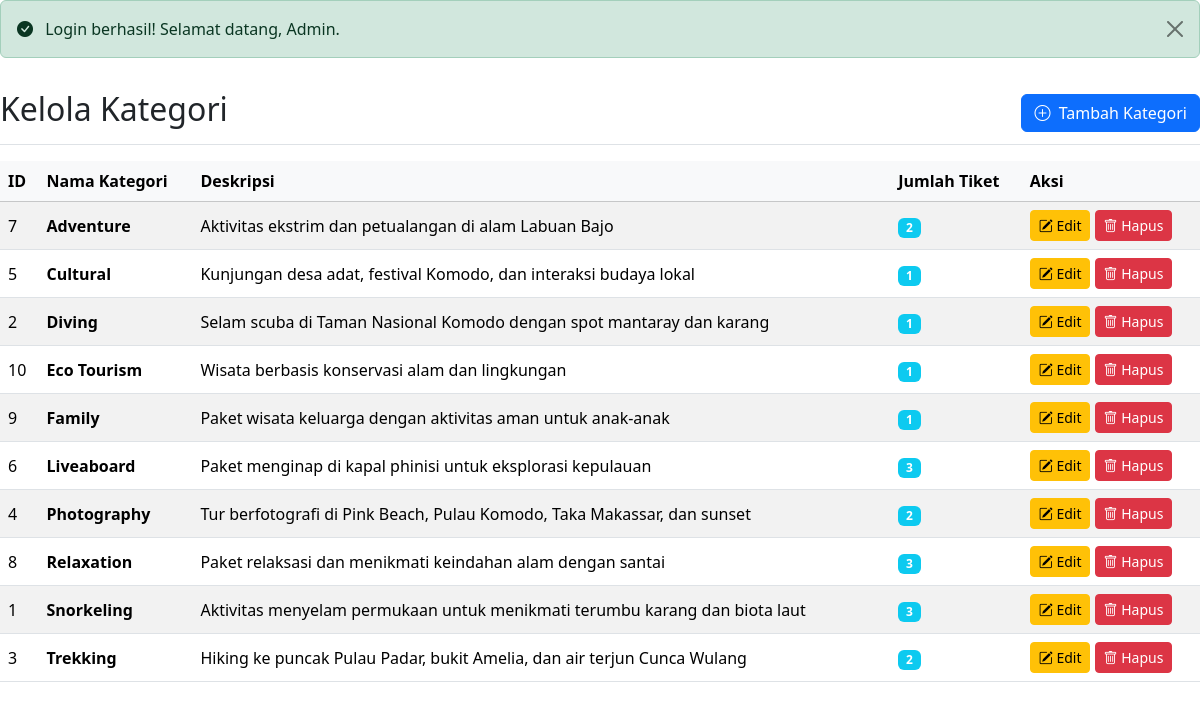
The page /admin/halaman/kelola_kategori.php (signed in) on the database its author committed.
### tables this page shows
CREATE TABLE `kategori` (
  `id` int NOT NULL,
  `nama` varchar(50) NOT NULL,
  `deskripsi` text,
  `created_at` timestamp NULL DEFAULT CURRENT_TIMESTAMP
);

### admin/halaman/kelola_kategori.php (the view, shortened to what this page needs)
<?php
include '../../database/konek.php';
include '../../includes/boot.php';
include '../../includes/alerts.php';
?>
<div class="d-flex justify-content-between flex-wrap flex-md-nowrap align-items-center pt-3 pb-2 mb-3 border-bottom">
    <h1 class="h2">Kelola Kategori</h1>
    <button type="button" class="btn btn-primary" data-bs-toggle="modal" data-bs-target="#kategoriModal">
        <i class="bi bi-plus-circle me-1"></i> Tambah Kategori
    </button>
</div>
<div class="table-responsive">
    <table class="table table-striped table-hover align-middle">
        <thead class="table-light">
            <tr>
                <th>ID</th>
                <th>Nama Kategori</th>
                <th>Deskripsi</th>
                <th>Jumlah Tiket</th>
                <th>Aksi</th>
            </tr>
        </thead>
        <tbody>
            <?php
            $query_kategori = $konek->query("
                SELECT
                    k.*,
                    (SELECT COUNT(*) FROM tiket WHERE kategori_id = k.id) as jumlah_tiket
                FROM kategori k
                ORDER BY k.nama ASC
            ");
            if ($query_kategori->num_rows > 0) {
                while($data = $query_kategori->fetch_assoc()) {
                    echo "<tr>
                        <td>".htmlspecialchars($data['id'])."</td>
                        <td><strong>".htmlspecialchars($data['nama'])."</strong></td>
                        <td>".htmlspecialchars($data['deskripsi'] ?? '-')."</td>
                        <td><span class='badge bg-info'>".htmlspecialchars($data['jumlah_tiket'])."</span></td>
                        <td>
                            <a href='?page=kelola_kategori&action=edit&id=" . htmlspecialchars($data['id']) . "' class='btn btn-sm btn-warning'>
                                <i class='bi bi-pencil-square'></i> Edit
                            </a>
                            <a href='proses/hapus_kategori.php?id=" . htmlspecialchars($data['id']) . "' class='btn btn-sm btn-danger' onclick='return confirm(\"Yakin ingin hapus kategori ini?\")' ". ($data['jumlah_tiket'] > 0 ? 'disabled' : '') . ">
                                <i class='bi bi-trash'></i> Hapus
                            </a>
                        </td>
                    </tr>";
                }
            } else {
                echo "<tr><td colspan='5' class='text-center'>Tidak ada data kategori.</td></tr>";
            }
            ?>
        </tbody>
    </table>
</div>

### rows shown on the page
kategori: id "7", nama "Adventure", deskripsi "Aktivitas ekstrim dan petualangan di alam Labuan Bajo", jumlah_tiket "2"
kategori: id "5", nama "Cultural", deskripsi "Kunjungan desa adat, festival Komodo, dan interaksi budaya lokal", jumlah_tiket "1"
kategori: id "2", nama "Diving", deskripsi "Selam scuba di Taman Nasional Komodo dengan spot mantaray dan karang", jumlah_tiket "1"
kategori: id "10", nama "Eco Tourism", deskripsi "Wisata berbasis konservasi alam dan lingkungan", jumlah_tiket "1"
kategori: id "9", nama "Family", deskripsi "Paket wisata keluarga dengan aktivitas aman untuk anak-anak", jumlah_tiket "1"
kategori: id "6", nama "Liveaboard", deskripsi "Paket menginap di kapal phinisi untuk eksplorasi kepulauan", jumlah_tiket "3"
kategori: id "4", nama "Photography", deskripsi "Tur berfotografi di Pink Beach, Pulau Komodo, Taka Makassar, dan sunset", jumlah_tiket "2"
kategori: id "8", nama "Relaxation", deskripsi "Paket relaksasi dan menikmati keindahan alam dengan santai", jumlah_tiket "3"
kategori: id "1", nama "Snorkeling", deskripsi "Aktivitas menyelam permukaan untuk menikmati terumbu karang dan biota laut", jumlah_tiket "3"
kategori: id "3", nama "Trekking", deskripsi "Hiking ke puncak Pulau Padar, bukit Amelia, dan air terjun Cunca Wulang", jumlah_tiket "2"

### other values the page prints
$_SESSION['success_message'] "Login berhasil! Selamat datang, Admin."
